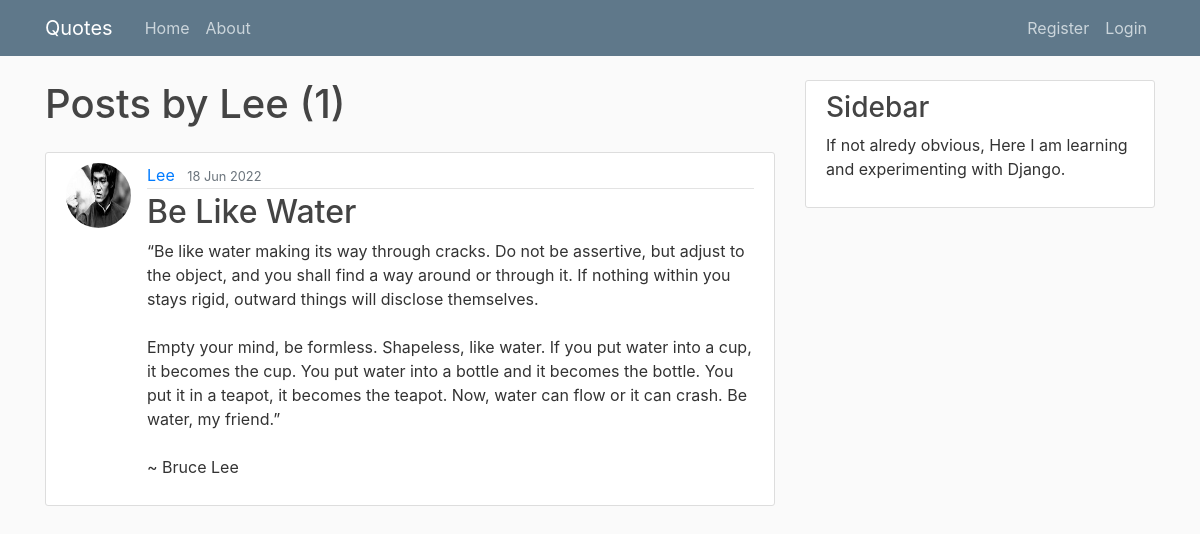
/user/Lee, run on the app's committed database.
### blog/models.py (models this page shows, shortened)
class Post(models.Model):
    title = models.CharField(max_length=100)
    content = models.TextField()
    date_posted = models.DateTimeField(default=timezone.now)
    author = models.ForeignKey(User, on_delete=models.CASCADE) #when user is deleted, also delete posts! change this!

### users/models.py (models this page shows, shortened)
class Profile(models.Model):
    user = models.OneToOneField(User, on_delete=models.CASCADE)
    image = models.ImageField(default='default.jpg',upload_to='profile_pics')

### blog/views.py (the view)
# urls.py: path('user/<str:username>', UserPostListView.as_view(),name='user-posts' )
class UserPostListView(ListView):
    model = Post
    template_name = 'blog/user_posts.html'
    context_object_name = 'posts'
    paginate_by = 1
    def get_queryset(self):
        user = get_object_or_404(User, username=self.kwargs.get('username'))
        return Post.objects.filter(author=user).order_by('-date_posted')

### blog/templates/blog/user_posts.html (shortened to what this page needs)
{% extends "blog/base.html" %}
  {% block content %}
  <h1 class="mb-4">Posts by {{view.kwargs.username}} ({{page_obj.paginator.count}})</h1>
  {% for post in posts %}
  <article class="media content-section">
    <img class="rounded-circle article-img"src="{{ post.author.profile.image.url }}" alt="Profile Image of {{post.author}}">
    <div class="media-body">
      <div class="article-metadata">
            <a class="mr-2" href="{% url 'user-posts' post.author.username %}">{{ post.author }}</a>
            <small class="text-muted">{{ post.date_posted|date:"d M Y"}}</small>
          </div>
          <h2><a class="article-title" href="{% url 'post-detail' post.id %}">{{ post.title }}</a></h2>
          <p class="article-content">{{ post.content }}</p>
        </div>
      </article>
    {% endfor %}
{% endblock content%}

### blog/static/blog/main.css (style rules this page uses)
body { background: #fafafa; color: #333333; margin-top: 5rem; }
h1, h2, h3, h4, h5, h6 { color: #444444; }
.content-section { background: #ffffff; padding: 10px 20px; border: 1px solid #dddddd; border-radius: 3px; margin-bottom: 20px; }
.article-title { color: #444444; }
.article-content { white-space: pre-line; }
.article-img { height: 65px; width: 65px; margin-right: 16px; }
.article-metadata { padding-bottom: 1px; margin-bottom: 4px; border-bottom: 1px solid #e3e3e3 }

### data on the page
Post: author.profile.image (picture), author "Lee", date_posted "18 Jun 2022", title "Be Like Water", content "“Be like water making its way through cracks. Do not be assertive, but adjust to the object, and you shall find a way around or through it. If nothing within you stays rigid, outward things will disclose themselves. Empty your mind, be formless. Shapeless, like water. If you put water into a cup, it becomes the cup. You put water into a bottle and it becomes the bottle. You put it in a teapot, it becomes the teapot. Now, water can flow or it can crash. Be water, my friend.” ~ Bruce Lee"

### other printed values
{{ view.kwargs.username }} "Lee"
{{ page_obj.paginator.count }} "1"
